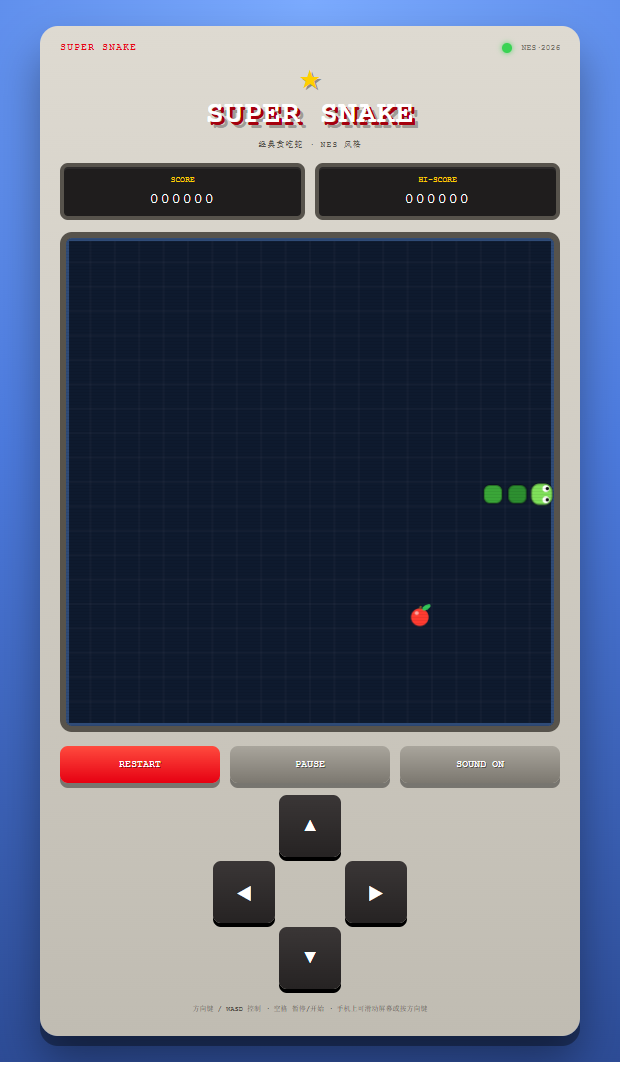
#> input picture snake-game/screenshot.png, 620 x 1066 px
$ python make-icons.py
#> lines starting #> are read from the running program, lines starting #| are printed output that depends on the picture
"""Generate PWA icons from the SUPER SNAKE screenshot."""
from pathlib import Path

from PIL import Image, ImageOps

ROOT = Path(__file__).resolve().parents[1]
SOURCE = ROOT / "snake-game" / "screenshot.png"
OUT_DIR = ROOT / "public" / "icons"
OUT_DIR.mkdir(parents=True, exist_ok=True)

source = Image.open(SOURCE).convert("RGBA")


def square_crop(image: Image.Image) -> Image.Image:
    width, height = image.size
#> width = 620; height = 1066
    side = min(width, height)
#> side = 620
    left = (width - side) // 2
#> left = 0
    top = (height - side) // 3
#> top = 148
    return image.crop((left, top, left + side, top + side))
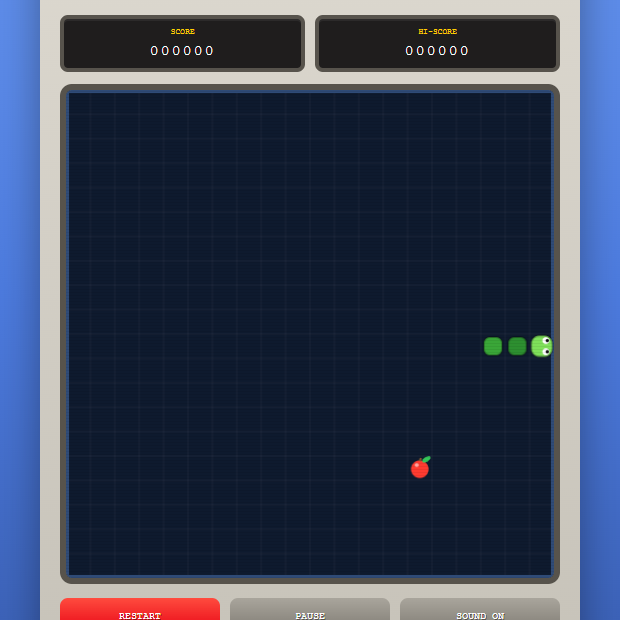
#> returned value: PIL image 620x620 RGBA; mean R, G, B, A 55.5, 65.7, 87.5, 255


square = square_crop(source)

icon_192 = ImageOps.fit(square, (192, 192), Image.LANCZOS)
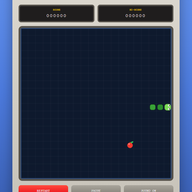
#> icon_192: PIL image 192x192 RGBA; mean R, G, B, A 55.6, 65.6, 87.5, 255
icon_512 = ImageOps.fit(square, (512, 512), Image.LANCZOS)
icon_192.save(OUT_DIR / "icon-192.png")
icon_512.save(OUT_DIR / "icon-512.png")

# Maskable icon: solid background with the artwork scaled to the safe zone.
maskable = Image.new("RGBA", (512, 512), (13, 27, 42, 255))
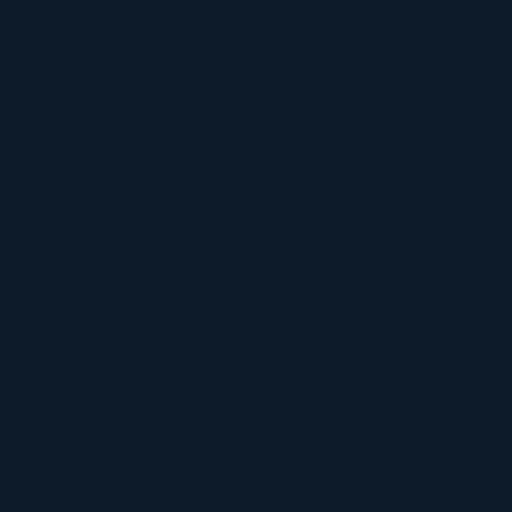
#> maskable: PIL image 512x512 RGBA; mean R, G, B, A 13, 27, 42, 255
art = ImageOps.fit(square, (380, 380), Image.LANCZOS)
maskable.alpha_composite(art, ((512 - 380) // 2, (512 - 380) // 2))
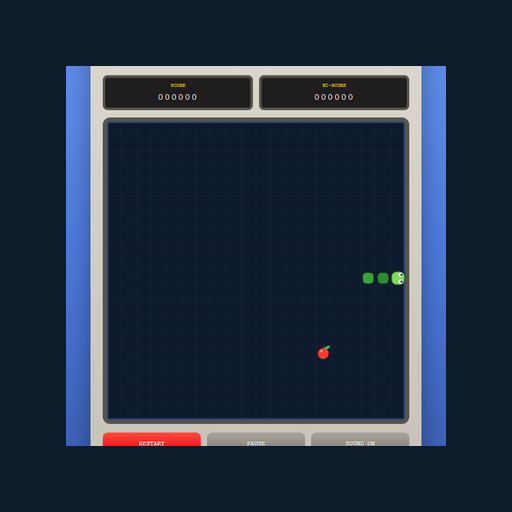
#> maskable: PIL image 512x512 RGBA; mean R, G, B, A 36.4, 48.3, 67.1, 255
maskable.save(OUT_DIR / "icon-maskable-512.png")

print("icons generated")
